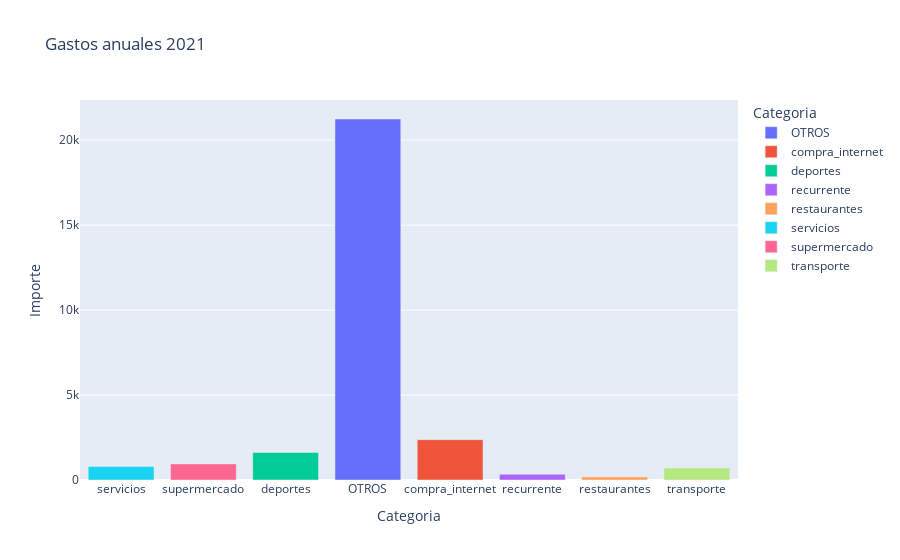

This figure's notebook cell:
### Markdown cell above
### 3.3. Anual en categorías

### Code cell
fig = px.bar(anno21[anno21['Tipo']=='gasto'].groupby(['Categoria'], as_index = False).sum(),
             x='Categoria', y='Importe', title='Gastos anuales 2021', color='Categoria')
fig.update_layout(xaxis={'categoryarray' : ['alquiler', 'servicios', 'supermercado', 'deportes']})

fig.show()

### Figure 1 — Plotly figure (JSON) as saved in the notebook; plotly's stock layout.template omitted (floating-point values rounded to 4 significant figures)
{"data": [{"alignmentgroup": "True", "hovertemplate": "Categoria=%{x}<br>Importe=%{y}<extra></extra>", "legendgroup": "OTROS", "marker": {"color": "#636efa"}, "name": "OTROS", "offsetgroup": "OTROS", "orientation": "v", "showlegend": true, "textposition": "auto", "type": "bar", "x": ["OTROS"], "xaxis": "x", "y": [21240.0], "yaxis": "y"}, {"alignmentgroup": "True", "hovertemplate": "Categoria=%{x}<br>Importe=%{y}<extra></extra>", "legendgroup": "compra_internet", "marker": {"color": "#EF553B"}, "name": "compra_internet", "offsetgroup": "compra_internet", "orientation": "v", "showlegend": true, "textposition": "auto", "type": "bar", "x": ["compra_internet"], "xaxis": "x", "y": [2373.0], "yaxis": "y"}, {"alignmentgroup": "True", "hovertemplate": "Categoria=%{x}<br>Importe=%{y}<extra></extra>", "legendgroup": "deportes", "marker": {"color": "#00cc96"}, "name": "deportes", "offsetgroup": "deportes", "orientation": "v", "showlegend": true, "textposition": "auto", "type": "bar", "x": ["deportes"], "xaxis": "x", "y": [1619.0], "yaxis": "y"}, {"alignmentgroup": "True", "hovertemplate": "Categoria=%{x}<br>Importe=%{y}<extra></extra>", "legendgroup": "recurrente", "marker": {"color": "#ab63fa"}, "name": "recurrente", "offsetgroup": "recurrente", "orientation": "v", "showlegend": true, "textposition": "auto", "type": "bar", "x": ["recurrente"], "xaxis": "x", "y": [337.3], "yaxis": "y"}, {"alignmentgroup": "True", "hovertemplate": "Categoria=%{x}<br>Importe=%{y}<extra></extra>", "legendgroup": "restaurantes", "marker": {"color": "#FFA15A"}, "name": "restaurantes", "offsetgroup": "restaurantes", "orientation": "v", "showlegend": true, "textposition": "auto", "type": "bar", "x": ["restaurantes"], "xaxis": "x", "y": [183.0], "yaxis": "y"}, {"alignmentgroup": "True", "hovertemplate": "Categoria=%{x}<br>Importe=%{y}<extra></extra>", "legendgroup": "servicios", "marker": {"color": "#19d3f3"}, "name": "servicios", "offsetgroup": "servicios", "orientation": "v", "showlegend": true, "textposition": "auto", "type": "bar", "x": ["servicios"], "xaxis": "x", "y": [798.9], "yaxis": "y"}, {"alignmentgroup": "True", "hovertemplate": "Categoria=%{x}<br>Importe=%{y}<extra></extra>", "legendgroup": "supermercado", "marker": {"color": "#FF6692"}, "name": "supermercado", "offsetgroup": "supermercado", "orientation": "v", "showlegend": true, "textposition": "auto", "type": "bar", "x": ["supermercado"], "xaxis": "x", "y": [945.9], "yaxis": "y"}, {"alignmentgroup": "True", "hovertemplate": "Categoria=%{x}<br>Importe=%{y}<extra></extra>", "legendgroup": "transporte", "marker": {"color": "#B6E880"}, "name": "transporte", "offsetgroup": "transporte", "orientation": "v", "showlegend": true, "textposition": "auto", "type": "bar", "x": ["transporte"], "xaxis": "x", "y": [708.8], "yaxis": "y"}], "layout": {"barmode": "relative", "legend": {"title": {"text": "Categoria"}, "tracegroupgap": 0}, "title": {"text": "Gastos anuales 2021"}, "xaxis": {"anchor": "y", "categoryarray": ["alquiler", "servicios", "supermercado", "deportes"], "categoryorder": "array", "domain": [0, 1], "title": {"text": "Categoria"}}, "yaxis": {"anchor": "x", "domain": [0, 1], "title": {"text": "Importe"}}}}
